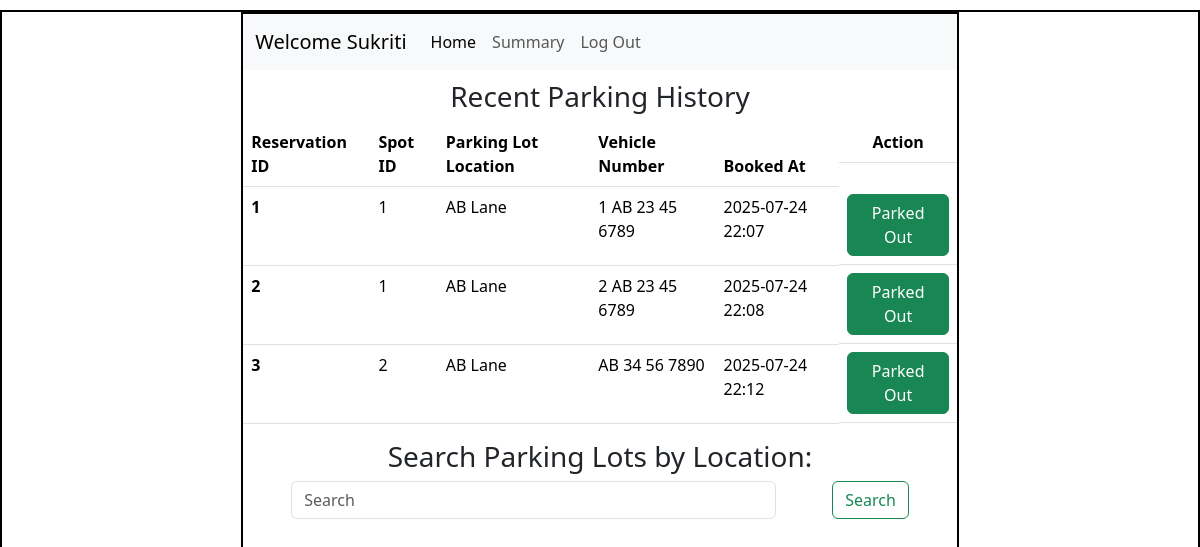
/user_dashboard/2, run on the app's committed database.
### application/models.py (models this page shows)
class User(db.Model):
    id = db.Column(db.Integer, primary_key=True)
    username = db.Column(db.String(), nullable=False, unique=True)
    email = db.Column(db.String(), nullable=False)
    password = db.Column(db.String(), nullable=False)
    type = db.Column(db.String(), default='general')
    address = db.Column(db.String())
    pincode = db.Column(db.String())

class ParkingLot(db.Model):
    id = db.Column(db.Integer, primary_key=True)
    prime_location_name = db.Column(db.String(), nullable=False)
    price = db.Column(db.Integer, nullable=False)
    address = db.Column(db.String(), nullable=False)
    pincode = db.Column(db.Integer, nullable=False)
    max_spots = db.Column(db.Integer, nullable=False)
    occ_spots = db.Column(db.Integer, default=0)
    revenue_generated = db.Column(db.Integer, default=0)

class Reserve(db.Model):
    id=db.Column(db.Integer, primary_key=True)
    spot_id = db.Column(db.Integer, db.ForeignKey(ParkingSpot.id), nullable=False)
    user_id = db.Column(db.Integer, db.ForeignKey(User.id), nullable=False)
    vehicle_number = db.Column(db.String(), nullable=False)
    parking_timestamp = db.Column(db.DateTime, nullable=False)
    leaving_timestamp = db.Column(db.DateTime, nullable=True)
    parking_cost = db.Column(db.Integer, nullable=True)

### application/controllers.py (the view)
@app.route("/user_dashboard/<int:user_id>")
def user_dashboard(user_id):
    l=[]
    user=User.query.get(user_id)
    reservations=Reserve.query.filter_by(user_id=user_id).all()
    for reservation in reservations:
        res_id=reservation.id
        spot=ParkingSpot.query.filter_by(id=reservation.spot_id).first()
        spot_id=spot.id
        lot_id=spot.lot_id
        lot_loc=ParkingLot.query.filter_by(id=lot_id).first().prime_location_name
        vehicle_no=reservation.vehicle_number
        timestamp=reservation.parking_timestamp
        if reservation.leaving_timestamp:
            action="Parked Out"
        else:
            action="Release"
        l.append((res_id,spot_id,lot_loc,vehicle_no,timestamp,action))
    return render_template("user_dashboard.html", user=user, res_list=l)

### templates/user_dashboard.html (shortened to what this page needs)
<!DOCTYPE html>
<html lang="en">
<head>
    <link href="https://cdn.jsdelivr.net/npm/bootstrap@5.3.7/dist/css/bootstrap.min.css" rel="stylesheet">
    <link rel="stylesheet" href="../static/style.css">
</head>
<body>
    <div id="main">
        <div id="canvas">
            <nav class="navbar navbar-expand-lg bg-body-tertiary">
                <div class="container-fluid">
                    <a class="navbar-brand" href="#">Welcome {{user.username}}</a>
                    <div class="collapse navbar-collapse" id="navbarSupportedContent">
                        <ul class="navbar-nav me-auto mb-2 mb-lg-0">
                            <li class="nav-item">
                                <a class="nav-link active" aria-current="page" href="#">Home</a>
                            </li>
                            <li class="nav-item">
                                <a class="nav-link" href="/user-summary">Summary</a>
                            </li>
                            <li class="nav-item">
                                <a class="nav-link" href="/login">Log Out</a>
                            </li>
                        </ul>
                    </div>
                </div>
            </nav>
            <div id="content">
                <h3 class="headings">Recent Parking History</h3>
                <table class="table">
                    <thead>
                        <tr>
                        <th scope="col">Reservation ID</th>
                        <th scope="col">Spot ID</th>
                        <th scope="col">Parking Lot Location</th>
                        <th scope="col">Vehicle Number</th>
                        <th scope="col">Booked At</th>
                        <th scope="col" class="d-flex justify-content-center">Action</th>
                        </tr>
                    </thead>
                    <tbody>
                        {% for (res_id, spot_id, lot_loc,vehicle_no,timestamp,action) in res_list %}
                        <tr>
                        <th scope="row">{{res_id}}</th>
                        <td>{{spot_id}}</td>
                        <td>{{lot_loc}}</td>
                        <td>{{vehicle_no}}</td>
                        <td>{{timestamp.strftime("%Y-%m-%d %H:%M")}}</td>
                        {% if action=="Release" %}
                            <td class="d-flex justify-content-center"><a href="{{ url_for('release_spot', res_id=res_id, spot_id=spot_id) }}" class="btn btn-danger">{{action}}</a></td>
                        {% else %}
                            <td  class="d-flex justify-content-center"><a href="" class="btn btn-success">{{action}}</a></td>
                        {% endif %}
                        </tr>
                        {% endfor %}
                    </tbody>
                </table>
                <h3 class="headings">Search Parking Lots by Location:</h3>
                <form action="{{ url_for('search_parkinglot', user_id=user.id) }}" class="d-flex" role="search" method="post">
                    <input class="form-control me-2 mx-5" name="loc" type="search" placeholder="Search" aria-label="Search"/>
                    <input class="btn btn-outline-success mx-5" value="Search" type="submit">
                </form>
            </div>
        </div>
    </div>
</body>
</html>

### static/style.css (style rules this page uses)
* { margin:0; padding:0; box-sizing: border-box; }
html, body { height: 100%; width: 100%; }
#main { border: 2px solid black; margin-top: 10px; }
#canvas { border: 2px solid black; width:60%; margin:auto; height:100vh; }
.headings { margin-top:10px; text-align: center; }

### data on the page
User: username "Sukriti"
ParkingLot: res_list "AB Lane" "AB Lane" "AB Lane"
Reserve: res_list "1 AB 23 45 6789", strftime "2025-07-24 22:07"
Reserve: res_list "2 AB 23 45 6789", strftime "2025-07-24 22:08"
Reserve: res_list "AB 34 56 7890", strftime "2025-07-24 22:12"

### other printed values
{{ res_id }} "1" "2" "3"
{{ spot_id }} "1" "1" "2"
{{ action }} "Parked Out" "Parked Out" "Parked Out"
